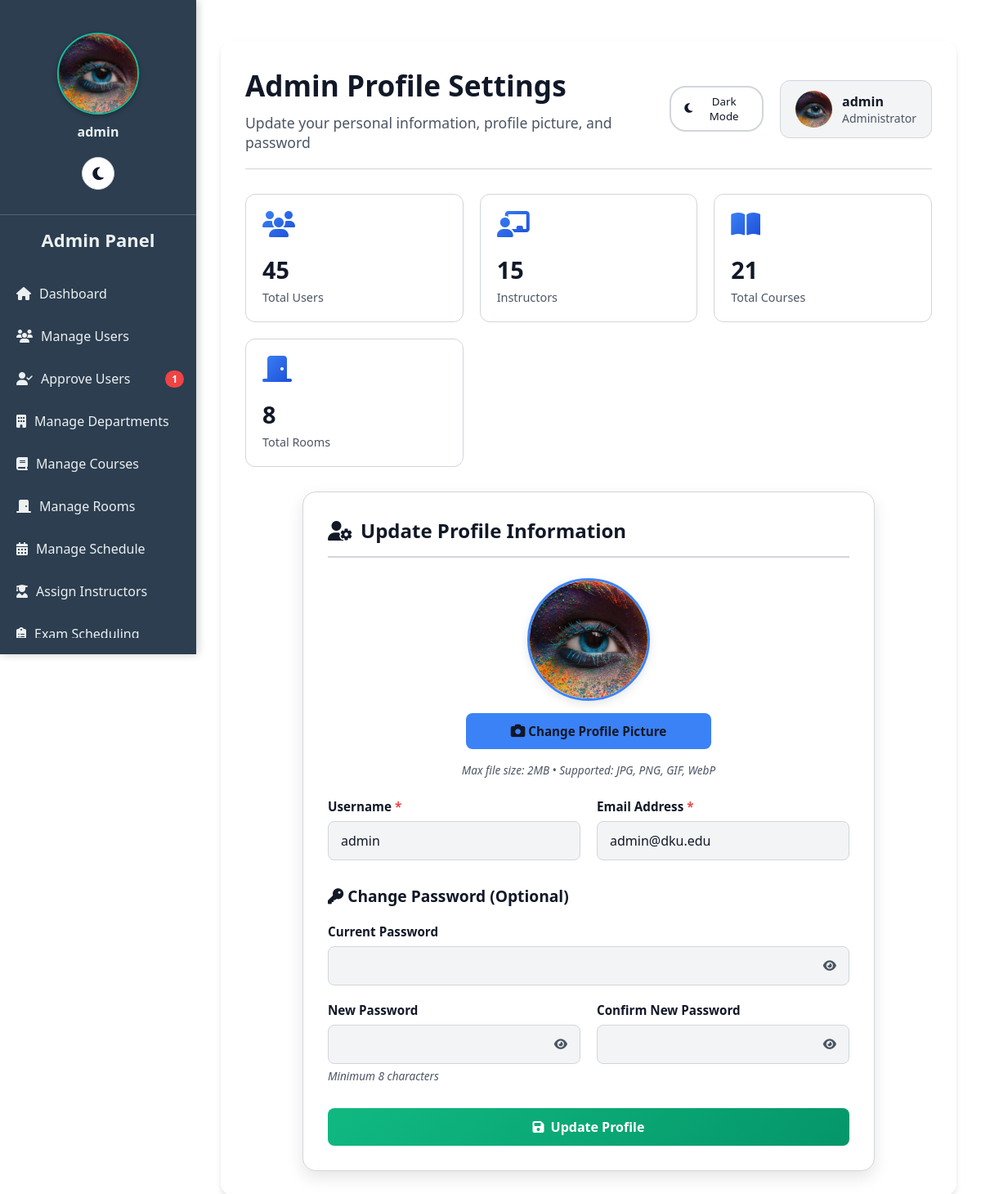
Screenshot of /admin/edit_profile.php (signed in) with the database file from the repository.
### tables this page shows
CREATE TABLE `users` (
  `user_id` int(11) NOT NULL,
  `username` varchar(50) NOT NULL,
  `password` varchar(255) NOT NULL,
  `full_name` varchar(100) NOT NULL,
  `student_id` varchar(50) DEFAULT NULL,
  `email` varchar(100) DEFAULT NULL,
  `role` enum('admin','instructor','student','department_head') NOT NULL,
  `department_id` int(11) DEFAULT NULL,
  `year` varchar(10) DEFAULT NULL,
  `created_at` timestamp NOT NULL DEFAULT current_timestamp(),
  `profile_picture` varchar(255) DEFAULT NULL,
  `email_verified` tinyint(1) DEFAULT 0,
  `verification_token` varchar(255) DEFAULT NULL,
  `is_approved` tinyint(1) DEFAULT 0,
  `is_verified` tinyint(1) NOT NULL DEFAULT 0,
  `id_number` varchar(20) DEFAULT NULL
);

### public/admin/edit_profile.php (the view, shortened to what this page needs)
<?php
require __DIR__ . '/../../includes/db.php';
include __DIR__ . '/../includes/darkmode.php';
$admin_id = $_SESSION['user_id'];
$user_stmt = $pdo->prepare("SELECT username, email, profile_picture FROM users WHERE user_id = ? AND role = 'admin'");
$user_stmt->execute([$admin_id]);
$current_user = $user_stmt->fetch(PDO::FETCH_ASSOC);
try {
    $check_column = $pdo->query("SHOW COLUMNS FROM users LIKE 'is_approved'");
    if($check_column->rowCount() > 0) {
        $pending_stmt = $pdo->prepare("SELECT COUNT(*) as count FROM users WHERE role != 'admin' AND is_approved = 0");
        $pending_stmt->execute();
        $pending_result = $pending_stmt->fetch(PDO::FETCH_ASSOC);
        $pending_approvals = $pending_result['count'] ?? 0;
    } else {
        $pending_stmt = $pdo->prepare("SELECT COUNT(*) as count FROM users WHERE role != 'admin'");
        $pending_stmt->execute();
        $pending_result = $pending_stmt->fetch(PDO::FETCH_ASSOC);
        $pending_approvals = $pending_result['count'] ?? 0;
    }
} catch (Exception $e) {
    $pending_approvals = 0;
    error_log("Error fetching pending approvals: " . $e->getMessage());
}
function getAdminProfilePicturePath($profile_picture) {
    $locations = [
        __DIR__ . '/../uploads/admin/' . $profile_picture,
        __DIR__ . '/../uploads/' . $profile_picture,
        __DIR__ . '/../../uploads/' . $profile_picture,
        'uploads/admin/' . $profile_picture,
        '../uploads/admin/' . $profile_picture,
        'uploads/' . $profile_picture,
        '../uploads/' . $profile_picture,
    ];
    foreach ($locations as $location) {
        if (file_exists($location)) {
            if (strpos($location, '/admin/') !== false) {
                return '../uploads/admin/' . $profile_picture;
            } elseif (strpos($location, 'uploads/admin/') !== false) {
                return 'uploads/admin/' . $profile_picture;
            } elseif (strpos($location, '../uploads/') !== false) {
                return '../uploads/' . $profile_picture;
            } elseif (strpos($location, 'uploads/') !== false) {
                return 'uploads/' . $profile_picture;
            }
        }
    }
    return '../assets/default_profile.png';
}
$profile_img_path = getAdminProfilePicturePath($current_user['profile_picture'] ?? '');
$current_page = basename($_SERVER['PHP_SELF']);
try {
    $total_users = $pdo->query("SELECT COUNT(*) FROM users WHERE role != 'admin'")->fetchColumn();
} catch (Exception $e) {
    $total_users = 0;
    error_log("Error fetching total users: " . $e->getMessage());
}
try {
    $total_instructors = $pdo->query("SELECT COUNT(*) FROM users WHERE role = 'instructor'")->fetchColumn();
} catch (Exception $e) {
    $total_instructors = 0;
    error_log("Error fetching instructors: " . $e->getMessage());
}
try {
    $total_courses = $pdo->query("SELECT COUNT(*) FROM courses")->fetchColumn();
} catch (Exception $e) {
    $total_courses = 0;
    error_log("Error fetching courses: " . $e->getMessage());
}
try {
    $total_rooms = $pdo->query("SELECT COUNT(*) FROM rooms")->fetchColumn();
} catch (Exception $e) {
    $total_rooms = 0;
    error_log("Error fetching rooms: " . $e->getMessage());
}
?>
<!DOCTYPE html>
<html lang="en" data-theme="<?= $darkMode ? 'dark' : 'light' ?>">
<head>
<link rel="stylesheet" href="https://cdnjs.cloudflare.com/ajax/libs/font-awesome/6.4.0/css/all.min.css">
<link rel="stylesheet" href="../../assets/css/darkmode.css">
</head>
<body>
<div class="sidebar" id="sidebar">
    <div class="sidebar-content">
        <div class="sidebar-profile">
            <img src="<?= htmlspecialchars($profile_img_path) ?>" alt="Profile Picture" id="sidebarProfilePic"
                 onerror="this.onerror=null; this.src='../assets/default_profile.png';">
            <p><?= htmlspecialchars($current_user['username']) ?></p>
        </div>
        <h2>Admin Panel</h2>
        <nav>
            <a href="dashboard.php" class="<?= $current_page=='dashboard.php'?'active':'' ?>">
                <i class="fas fa-home"></i> Dashboard
            </a>
            <a href="manage_users.php" class="<?= $current_page=='manage_users.php'?'active':'' ?>">
                <i class="fas fa-users"></i> Manage Users
            </a>
            <a href="approve_users.php" class="<?= $current_page=='approve_users.php'?'active':'' ?>">
                <i class="fas fa-user-check"></i> Approve Users
                <?php if($pending_approvals > 0): ?>
                    <span class="pending-badge"><?= $pending_approvals ?></span>
                <?php endif; ?>
            </a>
            <a href="manage_departments.php" class="<?= $current_page=='manage_departments.php'?'active':'' ?>">
                <i class="fas fa-building"></i> Manage Departments
            </a>
            <a href="manage_courses.php" class="<?= $current_page=='manage_courses.php'?'active':'' ?>">
                <i class="fas fa-book"></i> Manage Courses
            </a>
            <a href="manage_rooms.php" class="<?= $current_page=='manage_rooms.php'?'active':'' ?>">
                <i class="fas fa-door-closed"></i> Manage Rooms
            </a>
            <a href="manage_schedules.php" class="<?= $current_page=='manage_schedules.php'?'active':'' ?>">
                <i class="fas fa-calendar-alt"></i> Manage Schedule
            </a>
            <a href="assign_instructors.php" class="<?= $current_page=='assign_instructors.php'?'active':'' ?>">
                <i class="fas fa-user-graduate"></i> Assign Instructors
            </a>
            <a href="admin_exam_schedules.php" class="<?= $current_page=='admin_exam_schedules.php'?'active':'' ?>">
                <i class="fas fa-clipboard-list"></i> Exam Scheduling
            </a>
        </nav>
    </div>
</div>
    <div class="main-content">
        <div class="content-wrapper">
            <div class="header">
                <div class="header-left">
                    <h1>Admin Profile Settings</h1>
                    <p>Update your personal information, profile picture, and password</p>
                </div>
                <div class="header-right">
                    <button class="dark-mode-toggle" id="darkModeToggle">
                        <i class="fas fa-<?= $darkMode ? 'sun' : 'moon' ?>"></i>
                        <?= $darkMode ? 'Light Mode' : 'Dark Mode' ?>
                    </button>
                    <div class="user-info">
                        <img src="<?= htmlspecialchars($profile_img_path) ?>" alt="Profile" id="headerProfilePic"
                             onerror="this.onerror=null; this.src='../assets/default_profile.png';">
                        <div>
                            <div><?= htmlspecialchars($current_user['username'] ?? 'Admin') ?></div>
                            <small>Administrator</small>
                        </div>
                    </div>
                </div>
            </div>
            <div class="dashboard-stats">
                <div class="stat-card">
                    <i class="fas fa-users"></i>
                    <h3><?= $total_users ?></h3>
                    <p>Total Users</p>
                </div>
                <div class="stat-card">
                    <i class="fas fa-chalkboard-teacher"></i>
                    <h3><?= $total_instructors ?></h3>
                    <p>Instructors</p>
                </div>
                <div class="stat-card">
                    <i class="fas fa-book-open"></i>
                    <h3><?= $total_courses ?></h3>
                    <p>Total Courses</p>
                </div>
                <div class="stat-card">
                    <i class="fas fa-door-closed"></i>
                    <h3><?= $total_rooms ?></h3>
                    <p>Total Rooms</p>
                </div>
            </div>
            <div class="edit-profile-container">
                <div class="profile-form-card">
                    <h2><i class="fas fa-user-cog"></i> Update Profile Information</h2>
                    <form method="post" enctype="multipart/form-data" id="profileForm">
                        <div class="profile-picture-section">
                            <img src="<?= htmlspecialchars($profile_img_path) ?>"
                                 alt="Current Profile Picture"
                                 class="current-profile-pic"
                                 id="profilePreview"
                                 onerror="this.onerror=null; this.src='../assets/default_profile.png';">
                            <div class="form-group">
                                <div class="file-input-wrapper">
                                    <label for="profile_picture">
                                        <i class="fas fa-camera"></i> Change Profile Picture
                                    </label>
                                </div>
                                <div class="form-tip">Max file size: 2MB • Supported: JPG, PNG, GIF, WebP</div>
                            </div>
                        </div>
                        <div class="form-row">
                            <div class="form-group">
                                <label for="username">Username <span class="required">*</span></label>
                                <input type="text" id="username" name="username" class="form-control"
                                       value="<?= htmlspecialchars($current_user['username'] ?? '') ?>" required>
                            </div>
                            <div class="form-group">
                                <label for="email">Email Address <span class="required">*</span></label>
                                <input type="email" id="email" name="email" class="form-control"
                                       value="<?= htmlspecialchars($current_user['email'] ?? '') ?>" required>
                            </div>
                        </div>
                        <h3 style="margin: 30px 0 20px; color: var(--text-primary); font-size: 1.2rem;">
                            <i class="fas fa-key"></i> Change Password (Optional)
                        </h3>
                        <div class="form-row">
                            <div class="form-group">
                                <label for="current_password">Current Password</label>
                                <div class="password-field">
                                    <input type="password" id="current_password" name="current_password" class="form-control">
                                    <button type="button" class="password-toggle" onclick="togglePasswordVisibility('current_password')">
                                        <i class="fas fa-eye"></i>
                                    </button>
                                </div>
                            </div>
                        </div>
                        <div class="form-row">
                            <div class="form-group">
                                <label for="new_password">New Password</label>
                                <div class="password-field">
                                    <input type="password" id="new_password" name="new_password" class="form-control">
                                    <button type="button" class="password-toggle" onclick="togglePasswordVisibility('new_password')">
                                        <i class="fas fa-eye"></i>
                                    </button>
                                </div>
                                <div class="form-tip">Minimum 8 characters</div>
                            </div>
                            <div class="form-group">
                                <label for="confirm_password">Confirm New Password</label>
                                <div class="password-field">
                                    <input type="password" id="confirm_password" name="confirm_password" class="form-control">
                                    <button type="button" class="password-toggle" onclick="togglePasswordVisibility('confirm_password')">
                                        <i class="fas fa-eye"></i>
                                    </button>
                                </div>
                            </div>
                        </div>
                        <button type="submit" class="btn-submit">
                            <i class="fas fa-save"></i> Update Profile
                        </button>
                    </form>
                </div>
            </div>
        </div>
    </div>
</body>
</html>

### public/assets/css/darkmode.css (style rules this page uses)
:root { --bg-primary: #ffffff; --bg-secondary: #f3f4f6; --bg-sidebar: #2c3e50; --bg-card: #ffffff; --bg-input: #ffffff; --text-primary: #111827; --text-secondary: #4b5563; --text-light: #6b7280; --text-sidebar: #ecf0f1; --border-color: #d1d5db; --shadow-color: rgba(0, 0, 0, 0.1); --hover-color: #f9fafb; --table-header: #34495e; --table-stripe: #f2f2f2; --success-bg: #dcfce7; --success-text: #166534; --error-bg: #fee2e2; --error-text: #991b1b; --warning-bg: #fef3c7; --warning-text: #92400e; --info-bg: #dbeafe; --info-text: #1e40af; }
body { background: var(--bg-primary); color: var(--text-primary); }
.sidebar { background: var(--bg-sidebar) !important; }
.sidebar a { color: var(--text-sidebar) !important; }
.main-content { background: var(--bg-primary); }
.form-group label { color: var(--text-primary); }

### public/includes/darkmode.php (style rules this page uses)
:root { --bg-primary: #ffffff; --bg-secondary: #f3f4f6; --bg-sidebar: #2c3e50; --bg-card: #ffffff; --bg-input: #ffffff; --text-primary: #111827; --text-secondary: #4b5563; --text-light: #6b7280; --text-sidebar: #ecf0f1; --border-color: #d1d5db; --shadow-color: rgba(0, 0, 0, 0.1); --hover-color: #f9fafb; --table-header: #34495e; --table-stripe: #f2f2f2; }
body { background: var(--bg-primary); color: var(--text-primary); transition: background-color 0.3s ease, color 0.3s ease; }

### rows the page displays
users: profile_picture (picture), username "admin", email "admin@dku.edu"

### other values shown
$pending_approvals "1"
$total_users "45"
$total_instructors "15"
$total_courses "21"
$total_rooms "8"
